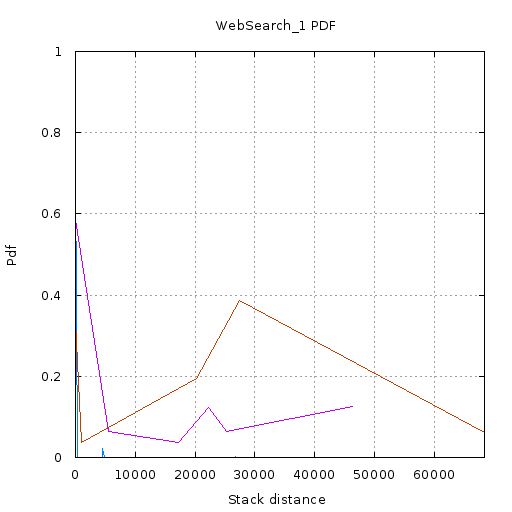

The script that saved this image:
set terminal  png size 512,512 font 'Verdana, 10'
set nokey
set title "WebSearch_1 PDF"
set output '//home//cat//Documents//CACHE//Tests//Gists//WebSearch1//PDF//2//pdf.png'
set ylabel "Pdf"
set yrange [0:1]
set xlabel "Stack distance"
set xrange [2.000000:68363.333333]
set grid xtics ytics
plot '//home//cat//Documents//CACHE//Tests//Gists//WebSearch1//PDF//2//0.txt' using 1:2 with lines,\
'//home//cat//Documents//CACHE//Tests//Gists//WebSearch1//PDF//2//1.txt' using 1:2 with lines,\
'//home//cat//Documents//CACHE//Tests//Gists//WebSearch1//PDF//2//2.txt' using 1:2 with lines,\
'//home//cat//Documents//CACHE//Tests//Gists//WebSearch1//PDF//2//3.txt' using 1:2 with lines,\
'//home//cat//Documents//CACHE//Tests//Gists//WebSearch1//PDF//2//4.txt' using 1:2 with lines,\
'//home//cat//Documents//CACHE//Tests//Gists//WebSearch1//PDF//2//5.txt' using 1:2 with lines
